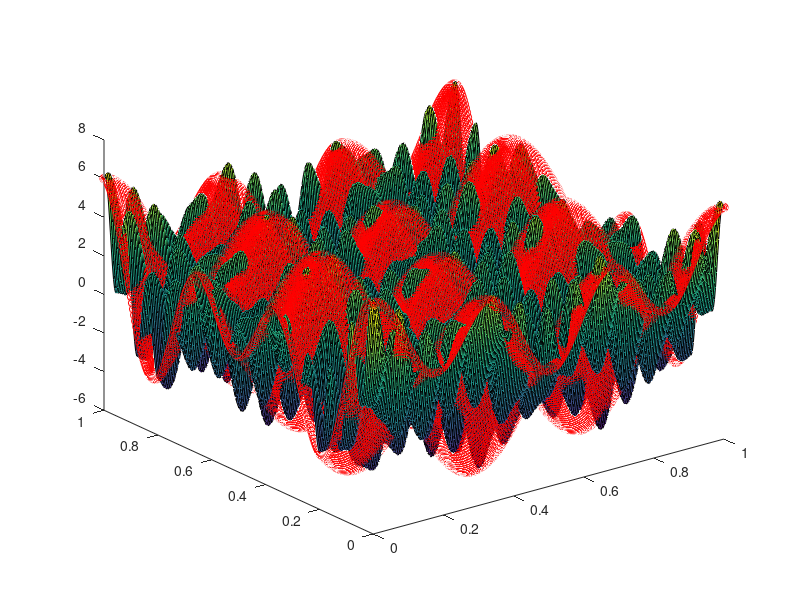

Here is the MATLAB script that generated this plot:

% Learning how to use FFT
%
% James O'Connell 10th March 2019

clear;
close all;
clc;

n = 16;
x = linspace(0,1,n);
y = linspace(0,1,n);
[X,Y] = meshgrid(x,y);
f = cos(2*pi*1*X)+2*cos(2*pi*2*Y+2*pi*3*X)+3*cos(2*pi*3*Y);

figure;
plot3(X(:),Y(:),f(:),'r.');
hold on;

ff = fft2(f);
ff = ff/n^2;

freqsx = 1/(x(2)-x(1))*(0:(n-1))/n;
freqsy = 1/(y(2)-y(1))*(0:(n-1))/n;


n2 = n*16;
x2 = linspace(x(1),x(end),n2);
y2 = linspace(y(1),y(end),n2);
[X2,Y2] = meshgrid(x2,y2);
% f = cos(2*pi*1*X)+2*cos(2*pi*2*Y+2*pi*3*X);
data = zeros(length(x2),length(y2));

a = 1

for j = 1:length(x2)
    j
    for k = 1:length(y2)
        
        [Freqsx,Freqsy] = meshgrid(freqsx,freqsy);
        
        xx = x2(j);
        yy = y2(k);
        
        data(k,j) = sum(sum((ff).*exp(2*pi*1i*Freqsx*xx).*exp(2*pi*1i*Freqsy*yy)));
        
    end
end
data = real(data);

f2 = cos(2*pi*1*X2)+2*cos(2*pi*2*Y2+2*pi*3*X2)+3*cos(2*pi*3*Y2);
surf(X2,Y2,data);
plot3(X2(:),Y2(:),f2(:),'ro');

% error = f-data;
% figure;
% surf(X2,Y2,error);
